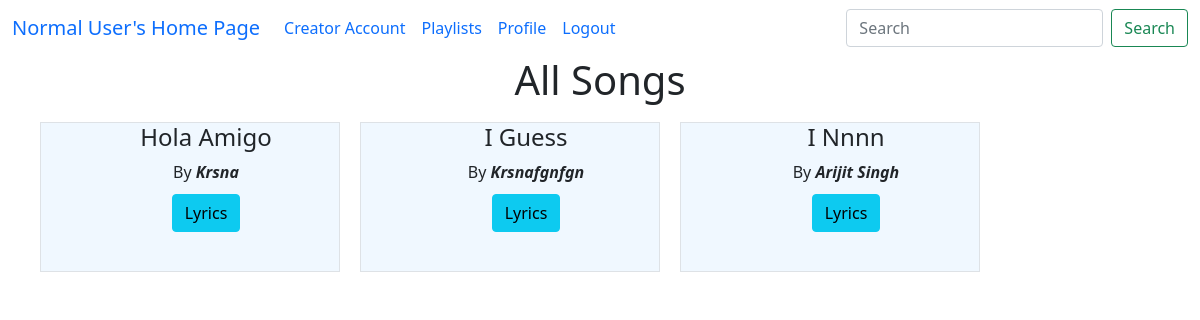
Page /all_songs/1 on the earlier database version.
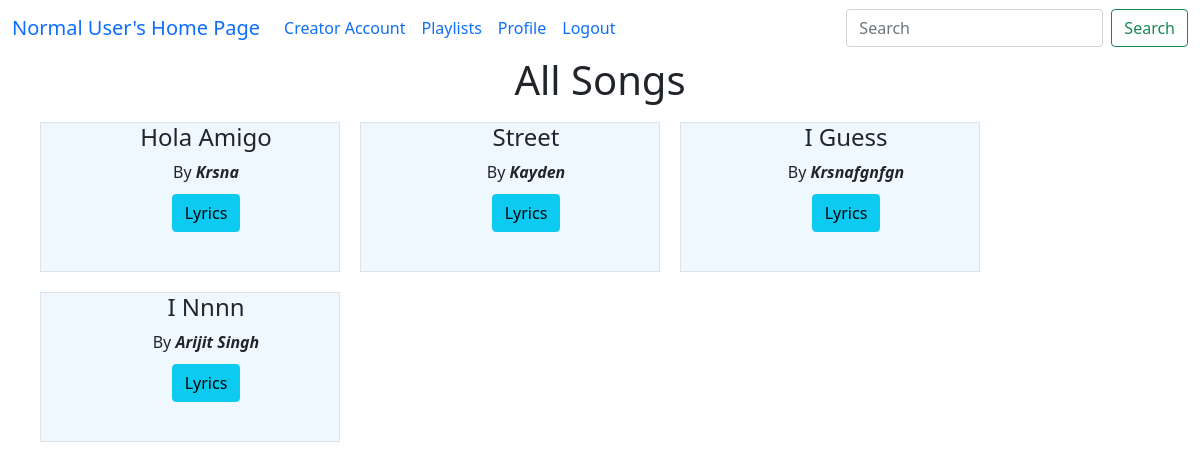
Same page on the later database version.
### model1.py (models this page shows, shortened)
class Song(db.Model):
    song_id = db.Column(db.Integer, primary_key=True)
    song_name = db.Column(db.String(100), nullable=False)
    song_artist = db.Column(db.String(100))
    song_language = db.Column(db.String(30))
    song_genre = db.Column(db.String(50))
    song_lyrics = db.Column(db.Text())   # variable string size
    song_duration = db.Column(db.Integer)  # in seconds
    release_date = db.Column(db.String(20))
    creator_id = db.Column(db.Integer, db.ForeignKey("user.user_id"), nullable=False)
    album_id = db.Column(db.Integer, db.ForeignKey("album.album_id") ,default=None)
    song_path = db.Column(db.String(255),default=None)
    song_thumbnail = db.Column(db.String(255),default=None)
    song_play_count = db.Column(db.Integer, default=0)
    song_flag = db.Column(db.Boolean,default=False)
    song_avg_rating = db.Column(db.Float(), default=0) # included later during devlopement
    creator = db.relationship("User", backref="songs")

### app.py (the view)
@app.route("/all_songs/<int:u_id>")
def all_songs(u_id):
    songs = Song.query.filter(Song.song_flag==False).all()
    user = User.query.get(u_id)
    return render_template("all_songs_page.html",user=user,songs=songs)

### app.py (called while the page is built)
@app.context_processor
def search_processor():
    return {'searched': request.form.get("searched")}

### templates/all_songs_page.html (shortened to what this page needs)
<!doctype html>
<html lang="en">
<head>
    <link href="https://cdn.jsdelivr.net/npm/bootstrap@5.0.2/dist/css/bootstrap.min.css" rel="stylesheet"
>
</head>
<body>
    {% extends "general_user_navbar.html" %}
    {% block content %}
    <div class="container-fluid">
        <div class="container-fluid ">
            <h1 style="text-align: center;"><label for="songs">All Songs</label></h1>
                {% if songs|length == 0 %}
                <h2>No Songs Available</h2>
                {% else %}
                <div class=" songs container text-center " id="songs">
                <div class="row row-cols-4">
                    {% for song in songs %}
                    <div id="song" class="col  border border-primary-subtle" style="text-transform: capitalize; ">
                        <ul type="none">
                            <li>
                                <h4>{{song.song_name}}</h4>
                            </li>
                            <li>by <b><i>{{song.song_artist}}</i></b></li>
                            <li style="margin: 10px;"><a class="btn btn btn-info"
                                    href="/user_song_lyrics/{{user.user_id}}/{{song.song_id}}" type="button">Lyrics</a></li>
                        </ul>
                    </div>
                    {% endfor %}
                </div>
                {% endif %}
            </div>
        </div>
    </div>
    {% endblock %}

### templates/general_user_navbar.html (shortened to what this page needs)
<div>
    <nav class="navbar navbar-expand-lg bg-body-tertiary">
        <div class="container-fluid">
            <a class="navbar-brand" href="/home/{{user.user_id}}">Normal User's Home Page</a>
            <div class="collapse navbar-collapse" id="navbarTogglerDemo02">
                <ul class="navbar-nav me-auto mb-2 mb-lg-0">
                    <li class="nav-item">
                        <a class="nav-link" href="/home/{{user.user_id}}/creator_account">Creator account</a>
                    </li>
                    <li class="nav-item">
                        <a class="nav-link" href="/all_playlists/{{user.user_id}}">Playlists</a>
                    </li>
                    <li class="nav-item">
                        <a class="nav-link" href="#">Profile</a>
                    </li>
                    <li class="nav-item">
                        <form action="/user_logout/{{user.user_id}}" method="post">
                            <a class="nav-link" type="button" href="/user_logout/{{user.user_id}}">Logout</a>
                        </form>
                    </li>
                </ul>
                <form class="d-flex" method="post" action="/search_user/{{user.user_id}}" role="search">
                    <input class="form-control me-2" type="search" placeholder="Search" aria-label="Search" name="searched">
                    <button class="btn btn-outline-success" type="submit">Search</button>
                </form>
            </div>
        </div>
    </nav>
</div>
{% block content %}
{% endblock %}

### templates/all_songs_page.html (style rules this page uses)
.container-fluid { text-transform: capitalize; }
#song { width: 300px; height: 150px; margin: 10px; padding: auto; text-align: center; background-color: aliceblue; }

Differences in the rows shown:
now on this page (row edited): Song: song_name "Street", song_artist "Kayden"
